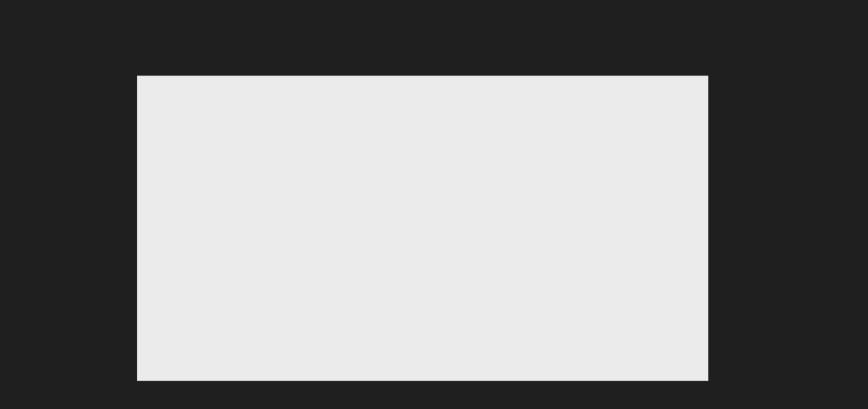
#> input picture data/Bitwise1.png, 1735 x 817 px, found by its file name (shown at 1/2 size)
$ jupyter execute 'Các Phép Toán Bitwise Trong Xử Lý Ảnh OpenCV.ipynb'
#> lines starting #> are read from the running program, lines starting #| are printed output that depends on the picture
### AND

Systax: cv2.bitwise_and(src1, src2, destination, mask)

[cell 1]
import cv2

path1 = r"data\Bitwise1.png"
path2 = r"data\Bitwise2.png"

img1 = cv2.imread(path1)
#> img1 is the input picture: shape (817, 1735, 3); min 31, max 235, mean 131.3
img2 = cv2.imread(path2)
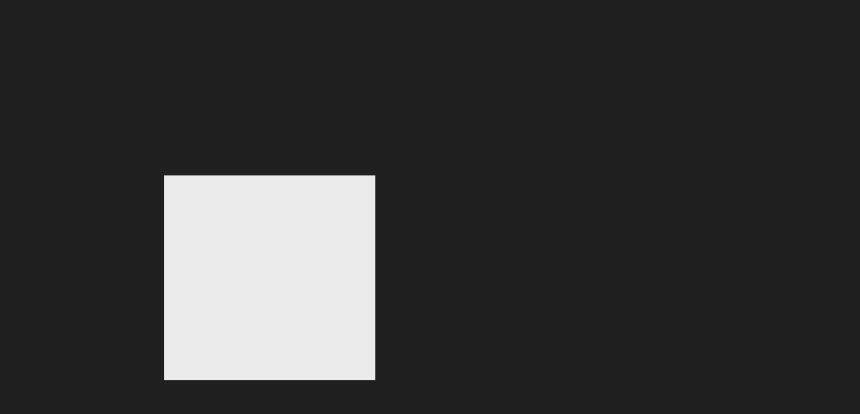
#> input picture data/Bitwise2.png, 1720 x 827 px, found by its file name (shown at 1/2 size)
#> img2 is the input picture: shape (827, 1720, 3); min 31, max 235, mean 55.8

img1 = cv2.resize(img1, (600, 400))
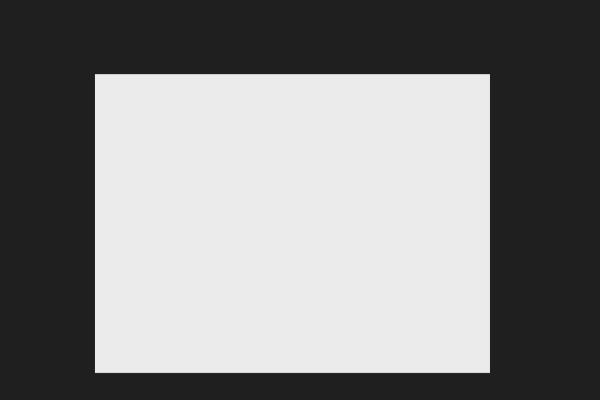
#> img1: shape (400, 600, 3); min 31, max 235, mean 131.3
img2 = cv2.resize(img2, (600, 400))
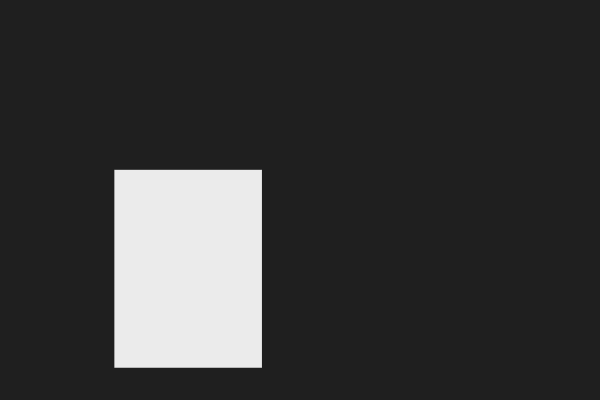
#> img2: shape (400, 600, 3); min 31, max 235, mean 55.8

dest_and = cv2.bitwise_and(img1, img2, mask= None)

cv2.imshow("picture 1", img1)
cv2.imshow("picture 2", img2)
cv2.imshow("picture and", dest_and)

# 0xff = 11111111 (8 số 1)
if cv2.waitKey(0) & 0xff == 27: #27 esc
#> (key Esc is pressed here)
    cv2.destroyAllWindows()

### or

Systax: cv2.bitwise_or(src1, src2, destination, mask)

[cell 2]
import cv2

path1 = r"data\Bitwise1.png"
path2 = r"data\Bitwise2.png"

img1 = cv2.imread(path1)
img2 = cv2.imread(path2)

img1 = cv2.resize(img1, (600, 400))
img2 = cv2.resize(img2, (600, 400))

dest_and = cv2.bitwise_or(img1, img2, mask= None)

cv2.imshow("picture 1", img1)
cv2.imshow("picture 2", img2)
cv2.imshow("picture or", dest_and)

# 0xff = 11111111 (8 số 1)
if cv2.waitKey(0) & 0xff == 27: #27 esc
#> (key Esc is pressed here)
    cv2.destroyAllWindows()

### xor

Systax: cv2.bitwise_xor(src1, src2, destination, mask)

[cell 3]
import cv2

path1 = r"data\Bitwise1.png"
path2 = r"data\Bitwise2.png"

img1 = cv2.imread(path1)
img2 = cv2.imread(path2)

img1 = cv2.resize(img1, (600, 400))
img2 = cv2.resize(img2, (600, 400))

dest_and = cv2.bitwise_xor(img1, img2, mask= None)
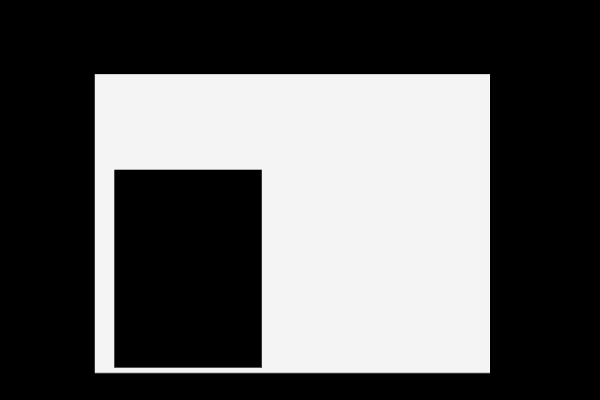
#> dest_and: shape (400, 600, 3); min 0, max 250, mean 90.4

cv2.imshow("picture 1", img1)
cv2.imshow("picture 2", img2)
cv2.imshow("picture xor", dest_and)

# 0xff = 11111111 (8 số 1)
if cv2.waitKey(0) & 0xff == 27: #27 esc
#> (key Esc is pressed here)
    cv2.destroyAllWindows()

### not

[cell 4]
import cv2

path1 = r"data\Bitwise1.png"
path2 = r"data\Bitwise2.png"

img1 = cv2.imread(path1)
# img2 = cv2.imread(path2)

img1 = cv2.resize(img1, (600, 400))
# img2 = cv2.resize(img2, (600, 400))

dest_not = cv2.bitwise_not(img1, mask= None)
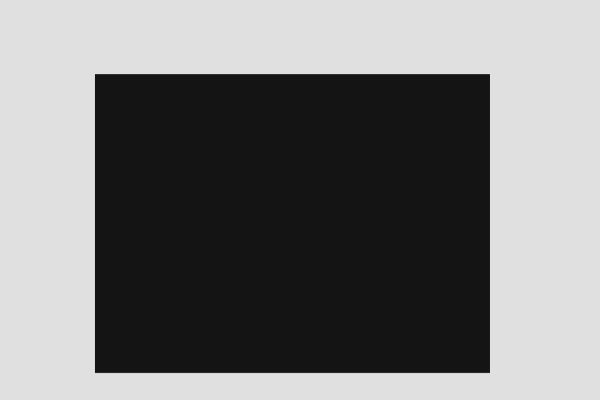
#> dest_not: shape (400, 600, 3); min 20, max 224, mean 123.7

cv2.imshow("picture 1", img1)
# cv2.imshow("picture 2", img2)
cv2.imshow("picture not", dest_not)

# 0xff = 11111111 (8 số 1)
if cv2.waitKey(0) & 0xff == 27: #27 esc
#> (key Esc is pressed here)
    cv2.destroyAllWindows()
